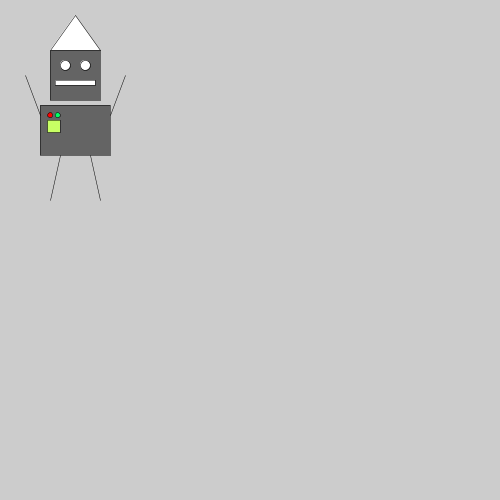
Frame 1 (no input)
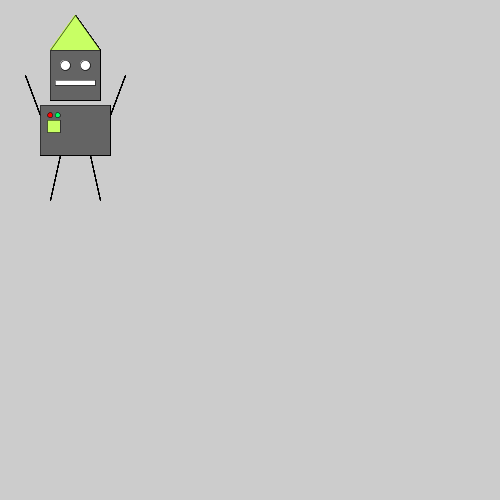
Frame 60 (the mouse pressed at the canvas centre just before this capture)
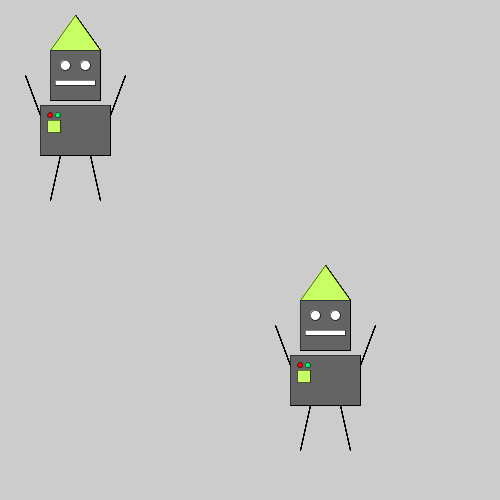
Frame 120 (the mouse held since frame 60 and released just before this capture)

The Processing sketch that drew these frames (run headless with seeded random() and noise(); from frame 60 on, the mouse is pressed at the canvas centre):

// Processing sketch: Basics_03_Robot
// ── Basics_03_Robot.pde
/*
HKB Massive Interfaces Basics
 Created by Michael Flueckiger
 
 */
void setup() {
  size(500, 500);
}

void draw(){


pushMatrix();
translate(mouseX, mouseY);
scale(0.5,0.5);
// Head
triangle(100, 100, 150, 30, 200, 100);
fill(100, 100, 100);
rect(100, 100, 100, 100);
fill(255);
ellipse(130, 130, 20, 20);
ellipse(170, 130, 20, 20);
rect(110, 160, 80, 10);

//
fill(100, 100, 100);
rect(80, 210, 140, 100);


// buttons & stuff
fill(255, 0, 0);
ellipse(100, 230, 10, 10);

fill(0, 255, 100);
ellipse(115, 230, 10, 10);

fill(200, 255, 100);
rect(95, 240, 25, 25);

//Arms
line(80, 230, 50, 150);
line(220, 230, 250, 150);

//Legs
line(120, 310, 100, 400);
line(180, 310, 200, 400);
popMatrix();
}
